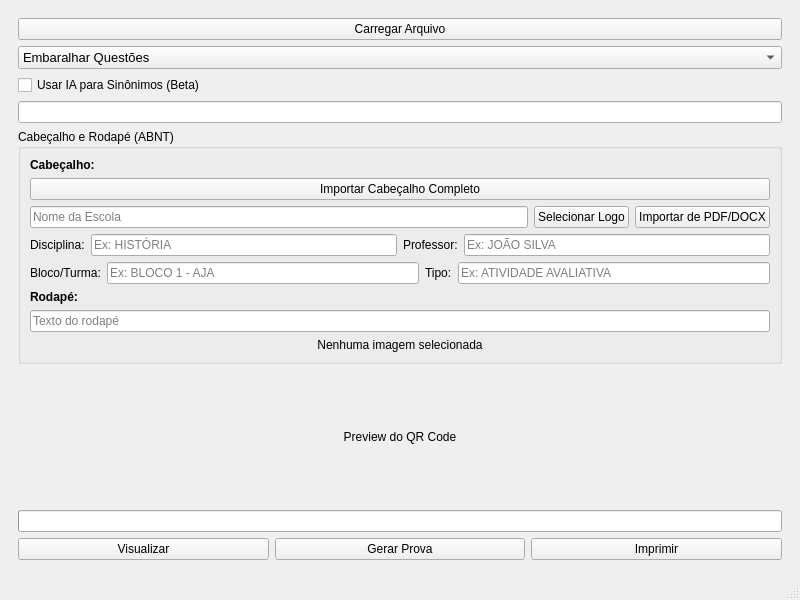
<?xml version="1.0" encoding="UTF-8"?>
<ui version="4.0">
 <class>MainWindow</class>
 <widget class="QMainWindow" name="MainWindow">
  <property name="geometry">
   <rect>
    <x>0</x>
    <y>0</y>
    <width>800</width>
    <height>600</height>
   </rect>
  </property>
  <property name="windowTitle">
   <string>ProvaGuard - Gerador de Provas</string>
  </property>
  <widget class="QWidget" name="centralwidget">
   <layout class="QVBoxLayout" name="verticalLayout">
    <item>
     <widget class="QFrame" name="mainFrame">
      <layout class="QVBoxLayout" name="mainLayout">
       <item>
        <widget class="QPushButton" name="uploadBtn">
         <property name="text">
          <string>Carregar Arquivo</string>
         </property>
         <property name="icon">
          <iconset>../ui/assets/icons/upload.svg</iconset>
         </property>
        </widget>
       </item>
       <item>
        <widget class="QComboBox" name="shuffleCombo">
         <property name="minimumHeight">
          <number>35</number>
         </property>
         <property name="font">
          <font>
           <pointsize>10</pointsize>
          </font>
         </property>
         <item>
          <property name="text">
           <string>Embaralhar Questões</string>
          </property>
         </item>
         <item>
          <property name="text">
           <string>Embaralhar Alternativas</string>
          </property>
         </item>
         <item>
          <property name="text">
           <string>Embaralhar Tudo</string>
          </property>
         </item>
        </widget>
       </item>
       <item>
        <widget class="QCheckBox" name="aiCheckBox">
         <property name="text">
          <string>Usar IA para Sinônimos (Beta)</string>
         </property>
        </widget>
       </item>
       <item>
        <widget class="QLineEdit" name="apiKeyInput">
         <property name="visible">
          <bool>false</bool>
         </property>
        </widget>
       </item>
       <item>
        <widget class="QGroupBox" name="headerFooterGroup">
         <property name="title">
          <string>Cabeçalho e Rodapé (ABNT)</string>
         </property>
         <layout class="QVBoxLayout" name="headerFooterLayout">
          <item>
           <widget class="QLabel" name="headerLabel">
            <property name="text">
             <string>Cabeçalho:</string>
            </property>
            <property name="font">
             <font>
              <bold>true</bold>
             </font>
            </property>
           </widget>
          </item>
          <item>
           <layout class="QHBoxLayout" name="importHeaderLayout">
            <item>
             <widget class="QPushButton" name="importHeaderBtn">
              <property name="text">
               <string>Importar Cabeçalho Completo</string>
              </property>
              <property name="toolTip">
               <string>Importar cabeçalho completo de um documento existente</string>
              </property>
             </widget>
            </item>
           </layout>
          </item>
          <item>
           <layout class="QHBoxLayout" name="headerLayout">
            <item>
             <widget class="QLineEdit" name="headerTextInput">
              <property name="placeholderText">
               <string>Nome da Escola</string>
              </property>
             </widget>
            </item>
            <item>
             <widget class="QPushButton" name="headerImageBtn">
              <property name="text">
               <string>Selecionar Logo</string>
              </property>
             </widget>
            </item>
            <item>
             <widget class="QPushButton" name="importLogoBtn">
              <property name="text">
               <string>Importar de PDF/DOCX</string>
              </property>
              <property name="toolTip">
               <string>Importar logo de um arquivo PDF ou DOCX existente</string>
              </property>
             </widget>
            </item>
           </layout>
          </item>
          
          <!-- Campos adicionais para cabeçalho escolar -->
          <item>
           <layout class="QHBoxLayout" name="teacherSubjectLayout">
            <item>
             <widget class="QLabel" name="subjectLabel">
              <property name="text">
               <string>Disciplina:</string>
              </property>
             </widget>
            </item>
            <item>
             <widget class="QLineEdit" name="subjectInput">
              <property name="placeholderText">
               <string>Ex: HISTÓRIA</string>
              </property>
             </widget>
            </item>
            <item>
             <widget class="QLabel" name="teacherLabel">
              <property name="text">
               <string>Professor:</string>
              </property>
             </widget>
            </item>
            <item>
             <widget class="QLineEdit" name="teacherInput">
              <property name="placeholderText">
               <string>Ex: JOÃO SILVA</string>
              </property>
             </widget>
            </item>
           </layout>
          </item>
          
          <item>
           <layout class="QHBoxLayout" name="classInfoLayout">
            <item>
             <widget class="QLabel" name="blockLabel">
              <property name="text">
               <string>Bloco/Turma:</string>
              </property>
             </widget>
            </item>
            <item>
             <widget class="QLineEdit" name="blockInput">
              <property name="placeholderText">
               <string>Ex: BLOCO 1 - AJA</string>
              </property>
             </widget>
            </item>
            <item>
             <widget class="QLabel" name="evaluationLabel">
              <property name="text">
               <string>Tipo:</string>
              </property>
             </widget>
            </item>
            <item>
             <widget class="QLineEdit" name="evaluationInput">
              <property name="placeholderText">
               <string>Ex: ATIVIDADE AVALIATIVA</string>
              </property>
             </widget>
            </item>
           </layout>
          </item>
          
          <item>
           <widget class="QLabel" name="footerLabel">
            <property name="text">
             <string>Rodapé:</string>
            </property>
            <property name="font">
             <font>
              <bold>true</bold>
             </font>
            </property>
           </widget>
          </item>
          <item>
           <widget class="QLineEdit" name="footerTextInput">
            <property name="placeholderText">
             <string>Texto do rodapé</string>
            </property>
           </widget>
          </item>
          <item>
           <widget class="QLabel" name="selectedImageLabel">
            <property name="text">
             <string>Nenhuma imagem selecionada</string>
            </property>
            <property name="alignment">
             <set>Qt::AlignCenter</set>
            </property>
           </widget>
          </item>
         </layout>
        </widget>
       </item>
       <item>
        <widget class="QLabel" name="previewLabel">
         <property name="text">
          <string>Preview do QR Code</string>
         </property>
         <property name="alignment">
          <set>Qt::AlignCenter</set>
         </property>
        </widget>
       </item>
       <item>
        <widget class="QProgressBar" name="progressBar"/>
       </item>
       <item>
        <layout class="QHBoxLayout" name="buttonLayout">
         <item>
          <widget class="QPushButton" name="previewBtn">
           <property name="text">
            <string>Visualizar</string>
           </property>
          </widget>
         </item>
         <item>
          <widget class="QPushButton" name="generateBtn">
           <property name="text">
            <string>Gerar Prova</string>
           </property>
          </widget>
         </item>
         <item>
          <widget class="QPushButton" name="printBtn">
           <property name="text">
            <string>Imprimir</string>
           </property>
          </widget>
         </item>
        </layout>
       </item>
      </layout>
     </widget>
    </item>
   </layout>
  </widget>
  <widget class="QStatusBar" name="statusbar"/>
 </widget>
</ui>
